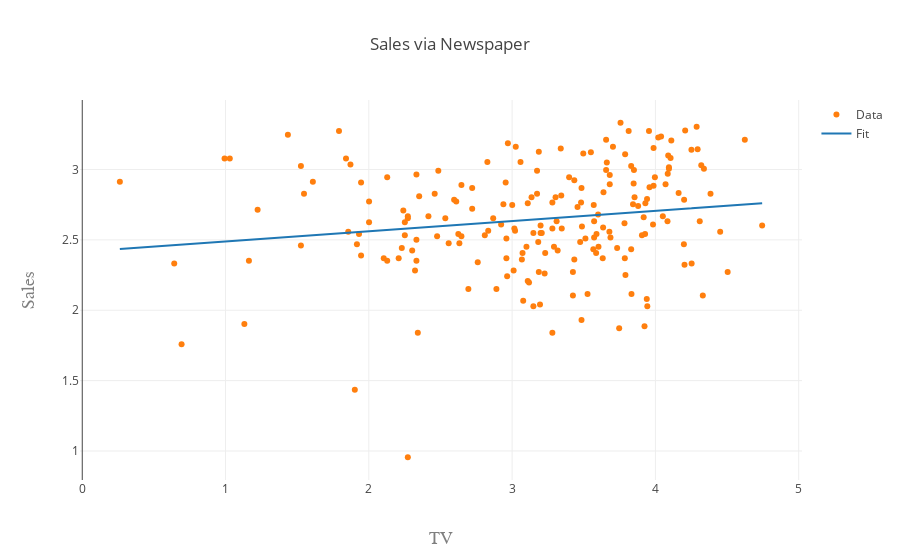

Notebook code for this chart:
### Code cell
#data_transform = boxcox(data1)
xi = df_log.Newspaper
y = df_log.Sales

# Generated linear fit
slope, intercept, r_value, p_value, std_err = stats.linregress(xi,y)
line = slope*xi+intercept

# Creating the dataset, and generating the plot
trace1 = go.Scatter(
                  x=xi,
                  y=y,
                  text = data1.Newspaper,
                  mode='markers',
                  marker=go.Marker(color='rgb(255, 127, 14)'),
                  name='Data'
                  )

trace2 = go.Scatter(
                  x=xi,
                  y=line,
                  mode='lines',
                  marker=go.Marker(color='rgb(31, 119, 180)'),
                  name='Fit'
                  )

annotation = go.Annotation(
                  x=10,# Does this stay constant?
                  y=80000,#Does this stay constant?
                  text='$R^2 = 0.9551,\\Y = 0.716X + 19.18$',
                  showarrow=False,
                  font=go.Font(size=16)
                  )
data = [trace1, trace2]

layout = go.Layout(
    title='Sales via Newspaper',
    xaxis=dict(
        title='TV',
        titlefont=dict(
            family='Courier New, monospace',
            size=18,
            color='#7f7f7f'
        )
    ),
    yaxis=dict(
        title='Sales',
        titlefont=dict(
            family='Courier New, monospace',
            size=18,
            color='#7f7f7f'
        )
    )
)


fig = go.Figure(data=data, layout=layout)
iplot(fig, filename='Linear-Fit-in-python')
print('Slope:')
print(slope)
print('' )
print(slope * 10000)

### Figure 1 — Plotly figure (JSON) as saved in the notebook; plotly's stock layout.template omitted (floating-point values rounded to 4 significant figures; data arrays with more than 128 entries replaced by an {"elided": "..."} marker saying what was removed)
{"data": [{"marker": {"color": "rgb(255, 127, 14)"}, "mode": "markers", "name": "Data", "text": {"elided": "200 str values"}, "type": "scatter", "uid": "53663e8a-dac2-11e8-80e1-9a0015cd93e0", "x": {"elided": "200 float values"}, "y": {"elided": "200 float values"}}, {"marker": {"color": "rgb(31, 119, 180)"}, "mode": "lines", "name": "Fit", "type": "scatter", "uid": "5366448c-dac2-11e8-9d82-9a0015cd93e0", "x": {"elided": "200 float values"}, "y": {"elided": "200 float values"}}], "layout": {"title": "Sales via Newspaper", "xaxis": {"title": "TV", "titlefont": {"color": "#7f7f7f", "family": "Courier New, monospace", "size": 18}}, "yaxis": {"title": "Sales", "titlefont": {"color": "#7f7f7f", "family": "Courier New, monospace", "size": 18}}}}
